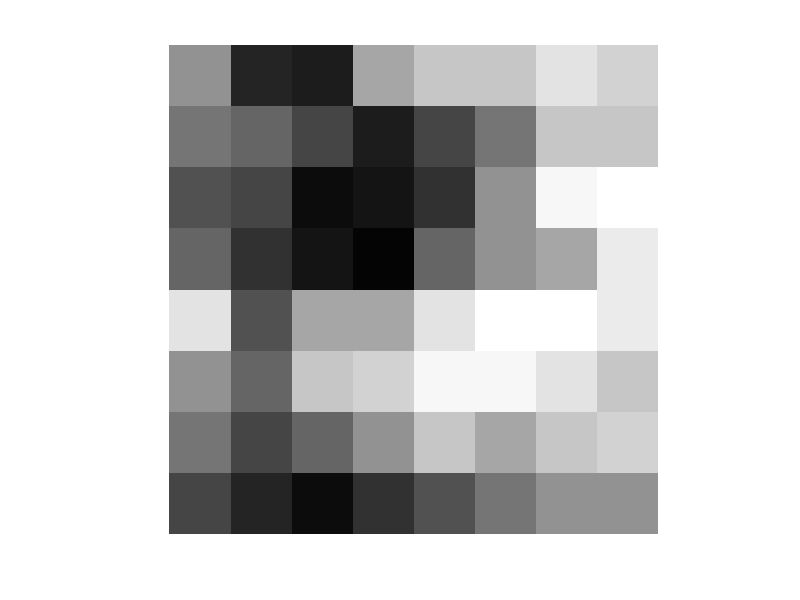
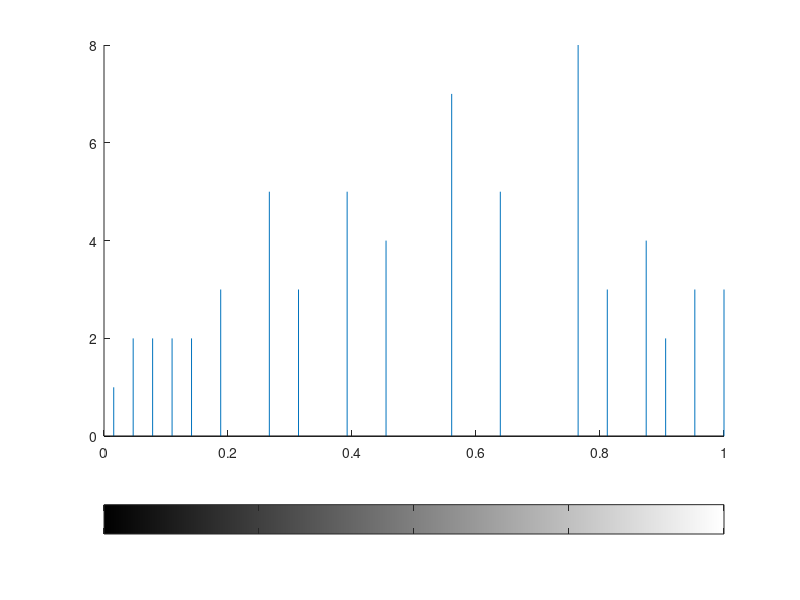

MATLAB code to generate these figures, in order:
clear;
a= [12 6 5 13 14 14 16 15;11 10 8 5 8 11 14 14; 9 8 3 4 7 12 18 19;10 7 4 2 10 12 13 17;16 9 13 13 16 19 19 17;12 10 14 15 18 18 16 14;11 8 10 12 14 13 14 15;8 6 3 7 9 11 12 12 ];
%imshow(a/20),figure,imhist(a/20), axis tight
ph = histeq(a/20);
imshow(ph),figure,imhist(ph), axis tight
